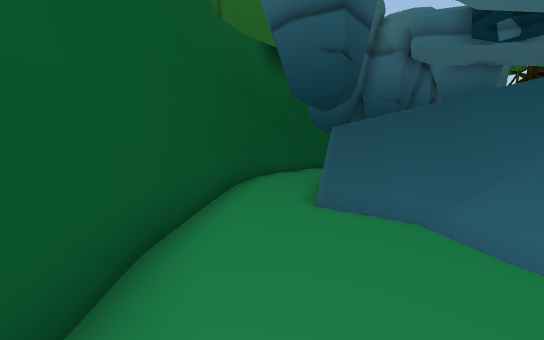
View 1 (above)

16 first-person views from a walk through a scene from a Unity 3-D project. The camera is 1.4 m above the floor, tilts 8° down and sees 90° across. The floor is counted in squares, 1 m on a side. Each view is taken from the middle of a square. On the plan, view 1 faces up. The plan holds only what a view shows up to about 13 squares ahead; the rest is blank. The place goes on beyond the plan.

View 2
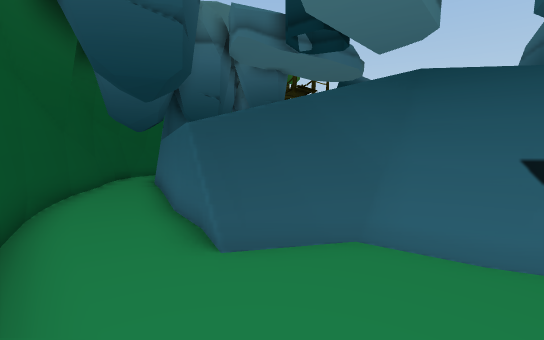

View 3
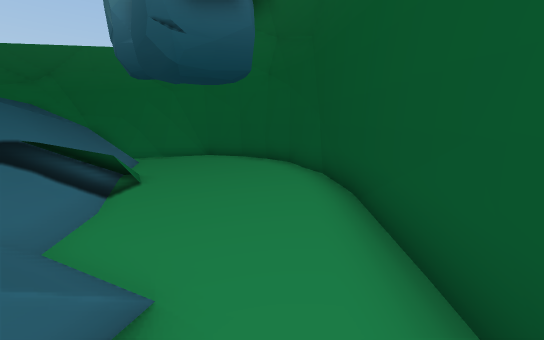

View 4
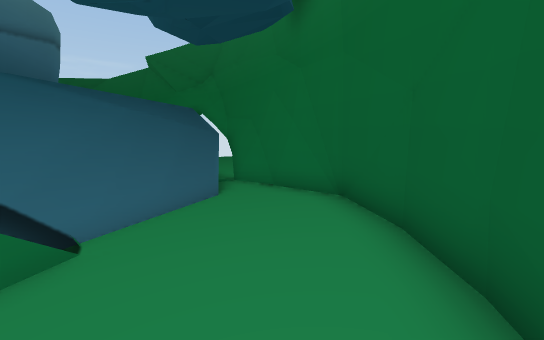

View 5
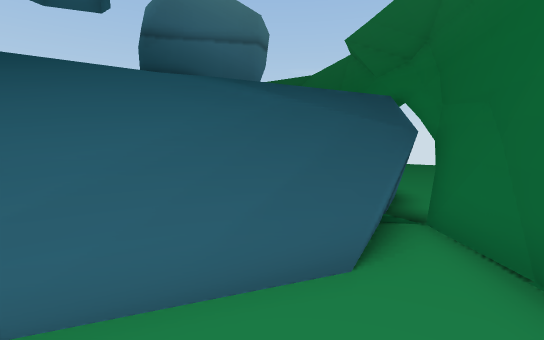

View 6
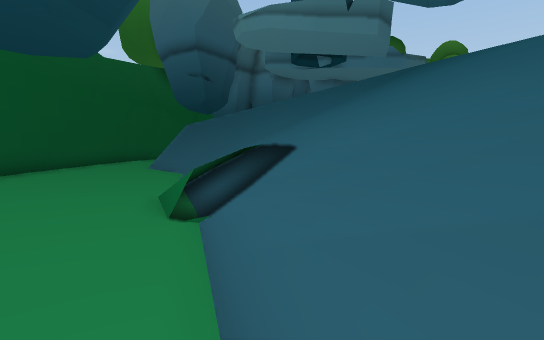

View 7
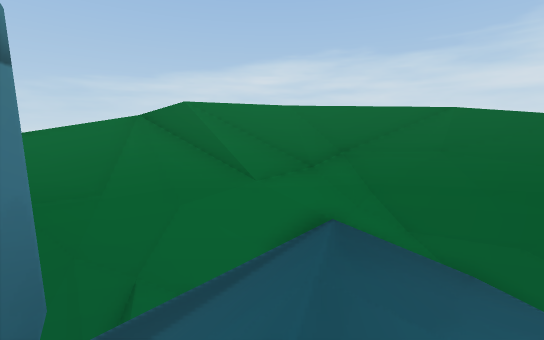

View 8
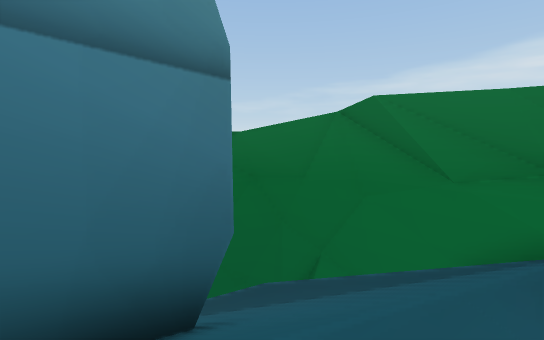

View 9
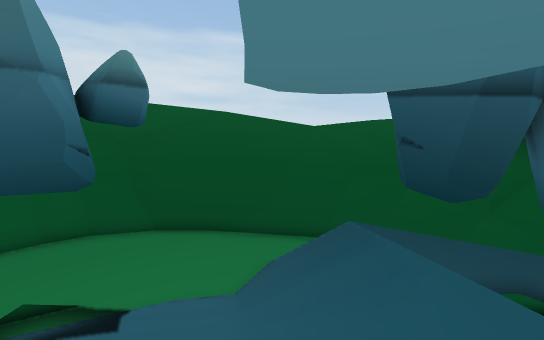

View 10
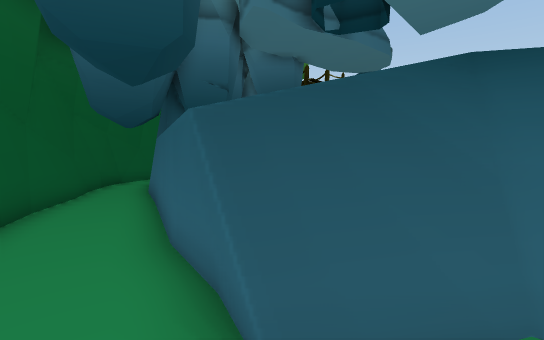

View 11
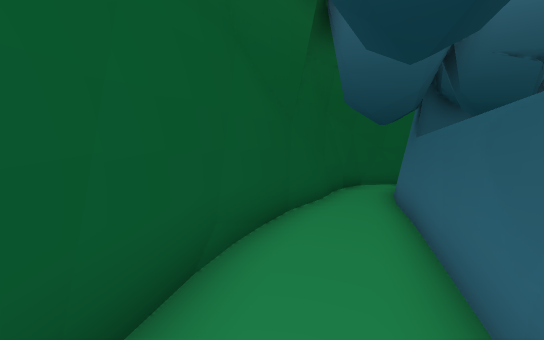

View 12
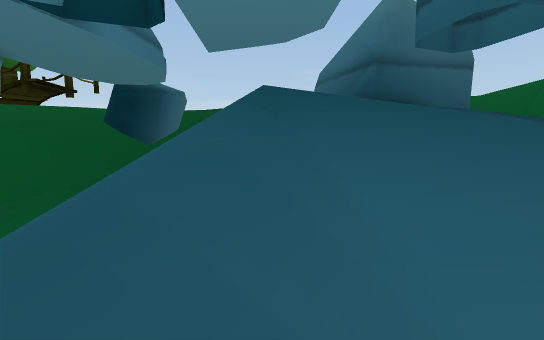

View 13
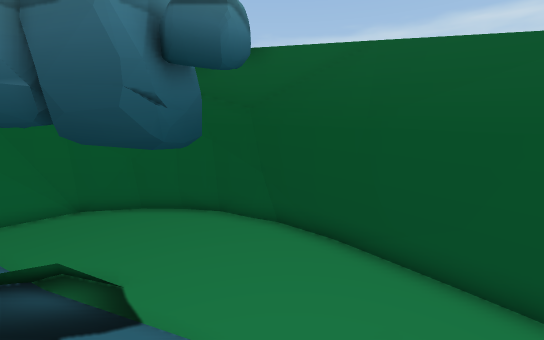

View 14
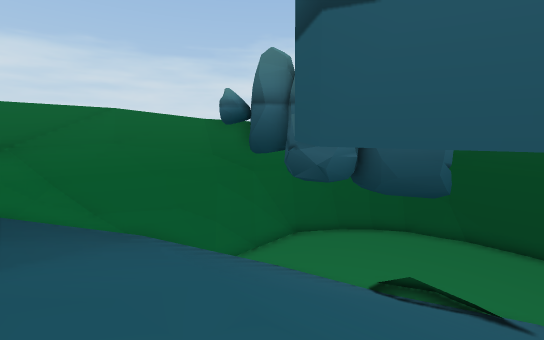

View 15
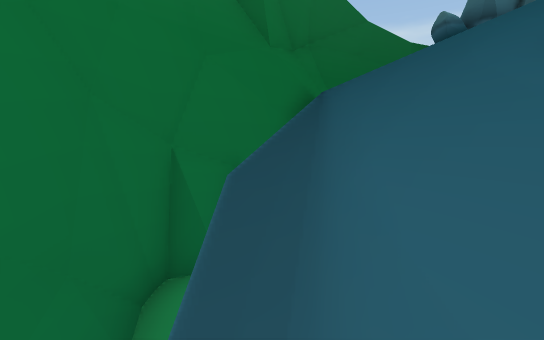

View 16
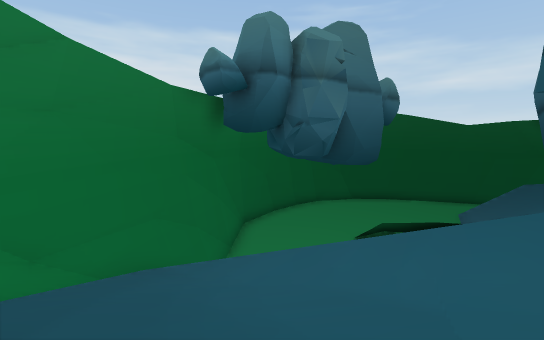

### Floor plan
Key: @ floor where view 1 was taken; # wall or solid block; . main floor; : floor 0.25 m higher than the main floor; - floor 0.25 m lower than the main floor; _ floor 0.5 m lower than the main floor; + floor 3 m higher than the main floor; * floor 3.25 m higher than the main floor; % floor 3.5 m higher than the main floor; & floor 3.75 m higher than the main floor; / step, stairs or slope; ^ raised ledge.
Columns run from 2 left of view 1 to 21 right of it. Each row starts with its distance up from view 1.
 17     ###
 16    ##_#
 15    #__#
 14   ##-_#      ##
 13   #--##
 12  ##--##
 11  #---#      ####
 10  #--##        ^^
  9  #--#
  8 ##--///
  7 #..#///////+
  6 #../////////+
  5 #:..-////////
  4 #:...-//////
  3 #::..-/ //// # &  ^#
  2 #::...   ////*    #
  1 #:::..## ////*    #
  0 ##@::.##//////% && #
 -1  #:::..////////%  /#
 -2  ##:::..////////%&/# ///
 -3   #:::..////////%//////
 -4   ##:::.////////*/////
 -5    ###:.. ///////////
 -6      ###### //////   ##
 -7           ###  / ###
 -8              #####

Positions as (right, up) in squares from view 1, and headings:
1: (0, 0), facing up
2: (-1, 3), facing up-right
3: (0, 8), facing down
4: (0, 0), facing down-right
5: (3, -3), facing right
6: (6, -5), facing up
7: (15, 0), facing down
8: (14, 0), facing down-right
9: (10, 6), facing left
10: (0, 5), facing up-right
11: (0, 7), facing up
12: (4, 7), facing right
13: (5, 7), facing down-left
14: (13, 3), facing down-left
15: (21, -2), facing down-left
16: (15, -4), facing left
